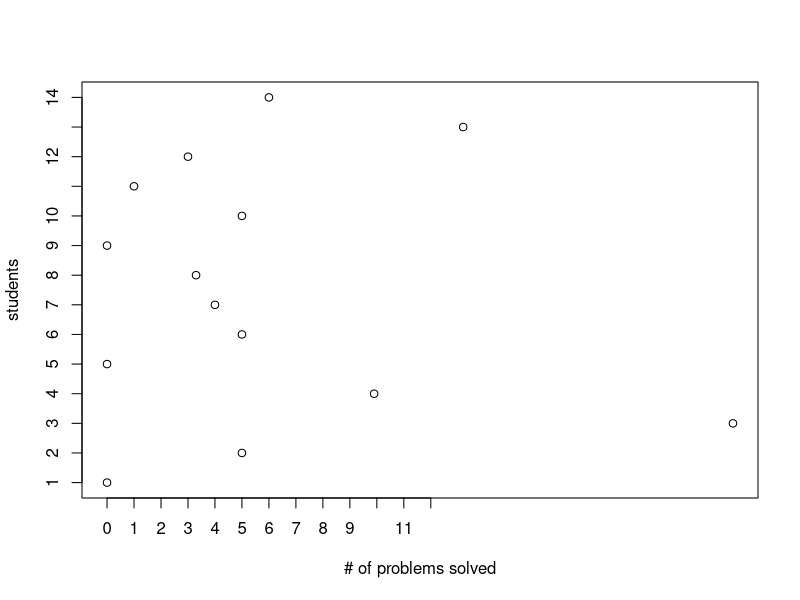

R code for this plot:
pdf("graph.pdf")

problems.1 <- read.csv("problems-1.csv", header = TRUE)
problems.2 <- read.csv("problems-2.csv", header = TRUE)

names = problems.1[[1]]

sums.1 <- c()
sums.2 <- c()
for (i in 1:length(names)) {
    sum <- 0.0
    for (j in 2:length(problems.1)) {
        sum <- sum + problems.1[[j]][i]
    }
    sums.1 <- append(sums.1, sum)
}

# plot(sums.1, xaxt = "n")
# axis(1, at = 1:length(names), labels = 1:length(names))

plot(1:length(names) ~ sums.1, yaxt = "n", xaxt = "n", xlab = "# of problems solved", ylab = "students")

axis(2, at = 1:length(names), labels = 1:length(names))
axis(1, at = 0:12, labels = paste(0:12))
